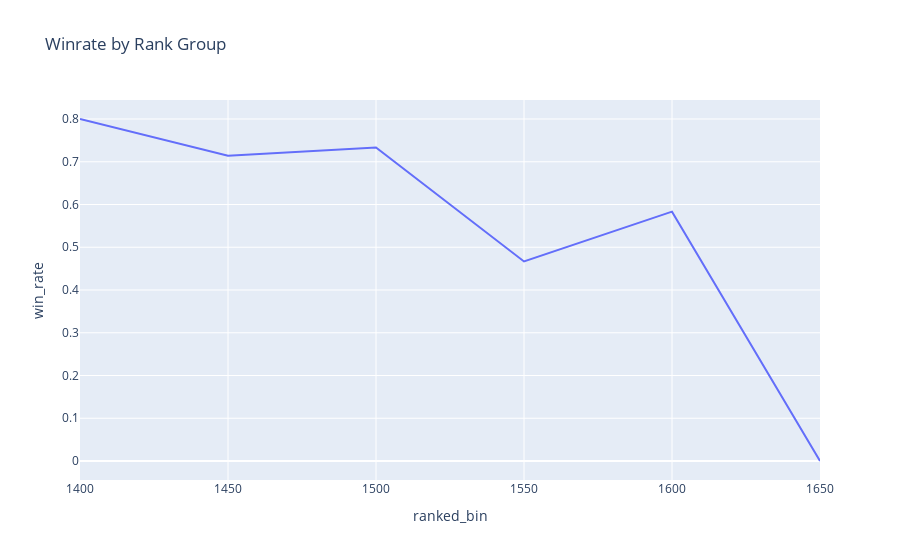

This figure's notebook cell:
### Code cell
fig = px.line(binned_winrates, x="ranked_bin", 
              y="win_rate", 
              title='Winrate by Rank Group',
              hover_data=['matches_played']
              )
fig.show()

### Figure 1 — Plotly figure (JSON) as saved in the notebook; plotly's stock layout.template omitted (floating-point values rounded to 4 significant figures)
{"data": [{"customdata": [[5], [7], [15], [30], [12], [2]], "hovertemplate": "ranked_bin=%{x}<br>win_rate=%{y}<br>matches_played=%{customdata[0]}<extra></extra>", "legendgroup": "", "line": {"color": "#636efa", "dash": "solid"}, "marker": {"symbol": "circle"}, "mode": "lines", "name": "", "orientation": "v", "showlegend": false, "type": "scatter", "x": [1400, 1450, 1500, 1550, 1600, 1650], "xaxis": "x", "y": [0.8, 0.7143, 0.7333, 0.4667, 0.5833, 0.0], "yaxis": "y"}], "layout": {"legend": {"tracegroupgap": 0}, "title": {"text": "Winrate by Rank Group"}, "xaxis": {"anchor": "y", "domain": [0, 1], "title": {"text": "ranked_bin"}}, "yaxis": {"anchor": "x", "domain": [0, 1], "title": {"text": "win_rate"}}}}
